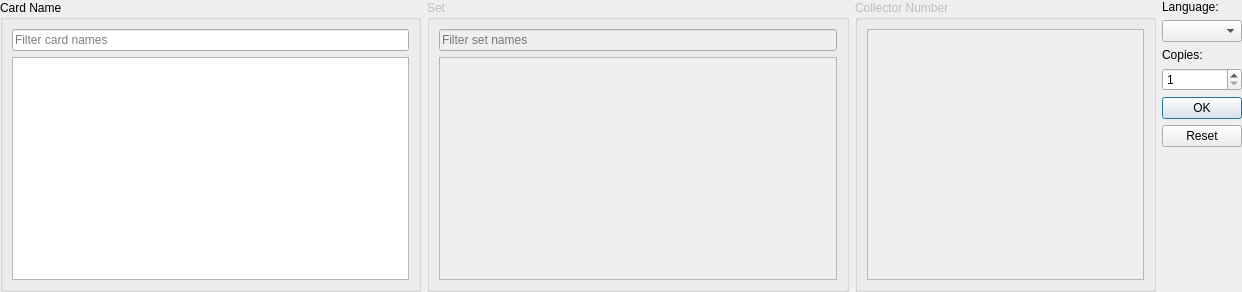
<?xml version="1.0" encoding="UTF-8"?>
<ui version="4.0">
 <class>HorizontalAddCardWidget</class>
 <widget class="QWidget" name="HorizontalAddCardWidget">
  <property name="geometry">
   <rect>
    <x>0</x>
    <y>0</y>
    <width>1242</width>
    <height>292</height>
   </rect>
  </property>
  <layout class="QGridLayout" name="gridLayout">
   <property name="leftMargin">
    <number>0</number>
   </property>
   <property name="topMargin">
    <number>0</number>
   </property>
   <property name="rightMargin">
    <number>0</number>
   </property>
   <property name="bottomMargin">
    <number>0</number>
   </property>
   <item row="7" column="5">
    <widget class="QLabel" name="language_label">
     <property name="sizePolicy">
      <sizepolicy hsizetype="Preferred" vsizetype="Fixed">
       <horstretch>0</horstretch>
       <verstretch>0</verstretch>
      </sizepolicy>
     </property>
     <property name="text">
      <string extracomment="Card language. Next to the language selection widget">Language:</string>
     </property>
     <property name="buddy">
      <cstring>language_combo_box</cstring>
     </property>
    </widget>
   </item>
   <item row="7" column="1" rowspan="9">
    <widget class="QGroupBox" name="card_name_box">
     <property name="sizePolicy">
      <sizepolicy hsizetype="Expanding" vsizetype="Preferred">
       <horstretch>7</horstretch>
       <verstretch>0</verstretch>
      </sizepolicy>
     </property>
     <property name="title">
      <string>Card Name</string>
     </property>
     <layout class="QVBoxLayout" name="verticalLayout">
      <item>
       <widget class="QLineEdit" name="card_name_filter">
        <property name="toolTip">
         <string>Filter the list below. Use * as a wildcard matching any number of characters.</string>
        </property>
        <property name="placeholderText">
         <string>Filter card names</string>
        </property>
        <property name="clearButtonEnabled">
         <bool>true</bool>
        </property>
       </widget>
      </item>
      <item>
       <widget class="QListView" name="card_name_list">
        <property name="toolTip">
         <string>The filtered list of card names in the currently selected language. Click on an entry to select it and choose a printing.</string>
        </property>
        <property name="editTriggers">
         <set>QAbstractItemView::EditTrigger::NoEditTriggers</set>
        </property>
        <property name="alternatingRowColors">
         <bool>true</bool>
        </property>
       </widget>
      </item>
     </layout>
    </widget>
   </item>
   <item row="7" column="2" rowspan="9">
    <widget class="QGroupBox" name="set_name_box">
     <property name="enabled">
      <bool>false</bool>
     </property>
     <property name="sizePolicy">
      <sizepolicy hsizetype="Expanding" vsizetype="Preferred">
       <horstretch>7</horstretch>
       <verstretch>0</verstretch>
      </sizepolicy>
     </property>
     <property name="toolTip">
      <string>The sets in which the currently selected card was printed.</string>
     </property>
     <property name="title">
      <string>Set</string>
     </property>
     <layout class="QVBoxLayout" name="verticalLayout_2">
      <item>
       <widget class="QLineEdit" name="set_name_filter">
        <property name="placeholderText">
         <string>Filter set names</string>
        </property>
        <property name="clearButtonEnabled">
         <bool>true</bool>
        </property>
       </widget>
      </item>
      <item>
       <widget class="QListView" name="set_name_list">
        <property name="editTriggers">
         <set>QAbstractItemView::EditTrigger::NoEditTriggers</set>
        </property>
        <property name="alternatingRowColors">
         <bool>true</bool>
        </property>
       </widget>
      </item>
     </layout>
    </widget>
   </item>
   <item row="7" column="3" rowspan="9">
    <widget class="QGroupBox" name="collector_number_box">
     <property name="enabled">
      <bool>false</bool>
     </property>
     <property name="sizePolicy">
      <sizepolicy hsizetype="Expanding" vsizetype="Preferred">
       <horstretch>5</horstretch>
       <verstretch>0</verstretch>
      </sizepolicy>
     </property>
     <property name="title">
      <string>Collector Number</string>
     </property>
     <layout class="QVBoxLayout" name="verticalLayout_3">
      <item>
       <widget class="QListView" name="collector_number_list">
        <property name="editTriggers">
         <set>QAbstractItemView::EditTrigger::NoEditTriggers</set>
        </property>
        <property name="alternatingRowColors">
         <bool>true</bool>
        </property>
       </widget>
      </item>
     </layout>
    </widget>
   </item>
   <item row="8" column="5">
    <widget class="QComboBox" name="language_combo_box"/>
   </item>
   <item row="9" column="5">
    <widget class="QLabel" name="copies_label">
     <property name="sizePolicy">
      <sizepolicy hsizetype="Preferred" vsizetype="Fixed">
       <horstretch>0</horstretch>
       <verstretch>0</verstretch>
      </sizepolicy>
     </property>
     <property name="text">
      <string extracomment="Number of copies to add. Next to the number input field">Copies:</string>
     </property>
     <property name="buddy">
      <cstring>copies_input</cstring>
     </property>
    </widget>
   </item>
   <item row="10" column="5">
    <widget class="QSpinBox" name="copies_input">
     <property name="minimum">
      <number>1</number>
     </property>
    </widget>
   </item>
   <item row="11" column="5" rowspan="5">
    <widget class="QDialogButtonBox" name="button_box">
     <property name="sizePolicy">
      <sizepolicy hsizetype="Fixed" vsizetype="Expanding">
       <horstretch>0</horstretch>
       <verstretch>0</verstretch>
      </sizepolicy>
     </property>
     <property name="orientation">
      <enum>Qt::Orientation::Vertical</enum>
     </property>
     <property name="standardButtons">
      <set>QDialogButtonBox::StandardButton::Ok|QDialogButtonBox::StandardButton::Reset</set>
     </property>
    </widget>
   </item>
  </layout>
 </widget>
 <tabstops>
  <tabstop>card_name_filter</tabstop>
  <tabstop>card_name_list</tabstop>
  <tabstop>set_name_filter</tabstop>
  <tabstop>set_name_list</tabstop>
  <tabstop>collector_number_list</tabstop>
  <tabstop>language_combo_box</tabstop>
  <tabstop>copies_input</tabstop>
 </tabstops>
 <resources/>
 <connections/>
</ui>
